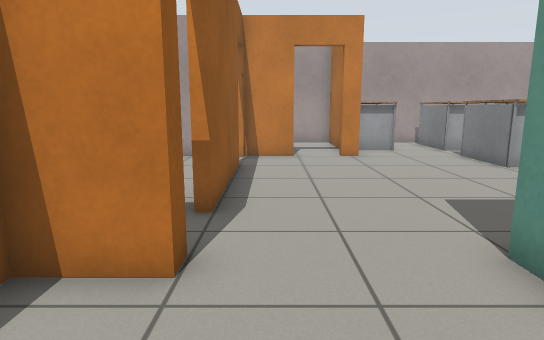
View 1 (above)

21 first-person views from a walk through a robot-simulator world made for Gazebo. The camera is 0.9 m above the floor, tilts 10° down and sees 75° across. The floor is counted in squares, 0.5 m on a side. Each view is taken from the middle of a square. On the plan, view 1 faces up. The plan holds only what a view shows up to about 17 squares ahead; the rest is blank. The place goes on beyond the plan. Simple patterns stand in for the simulator's built-in surfaces.

View 2
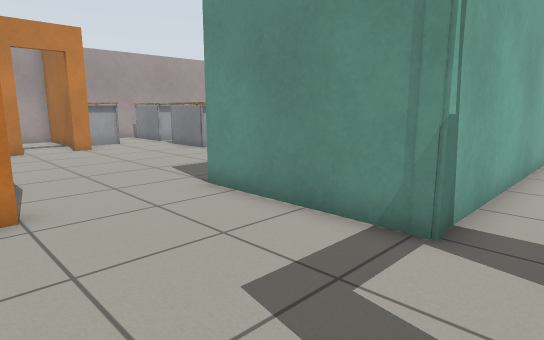

View 3
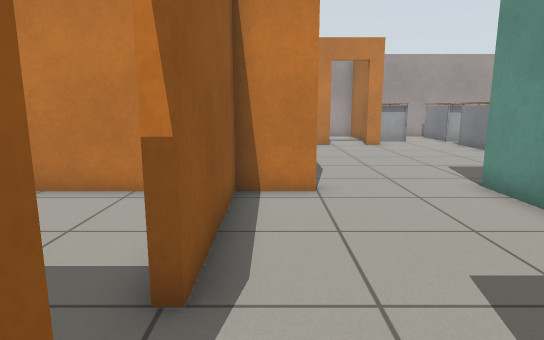

View 4
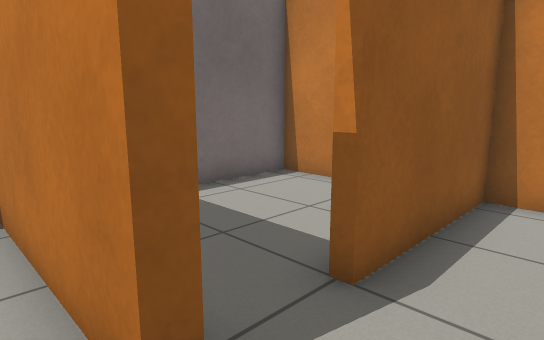

View 5
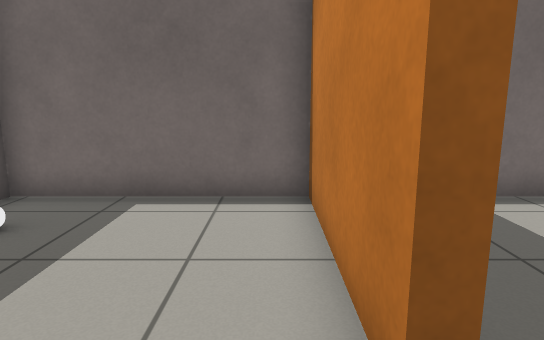

View 6
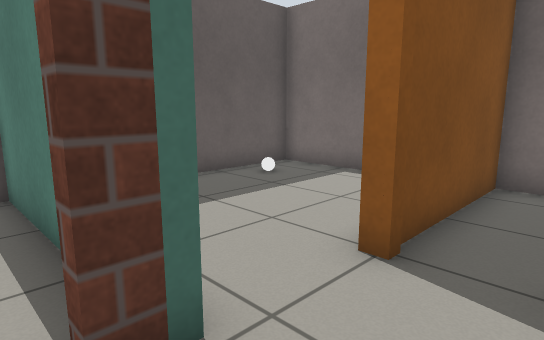

View 7
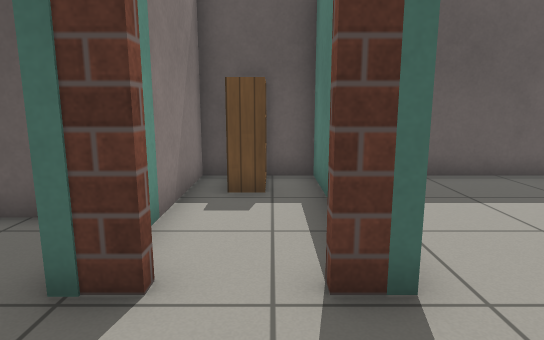

View 8
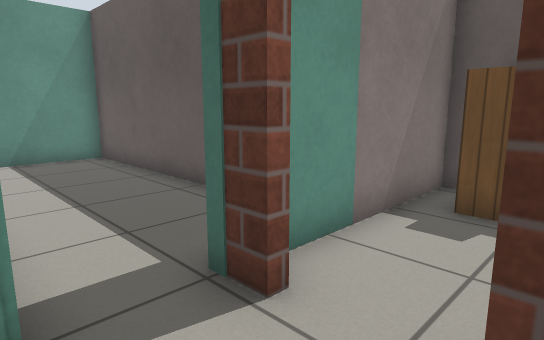

View 9
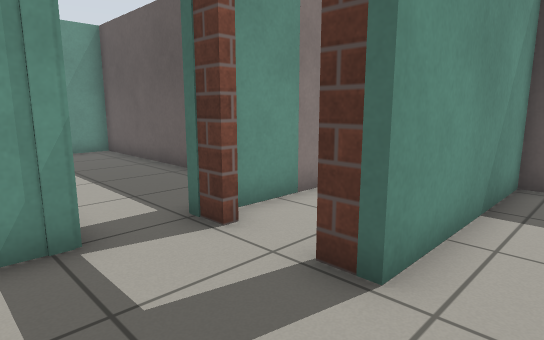

View 10
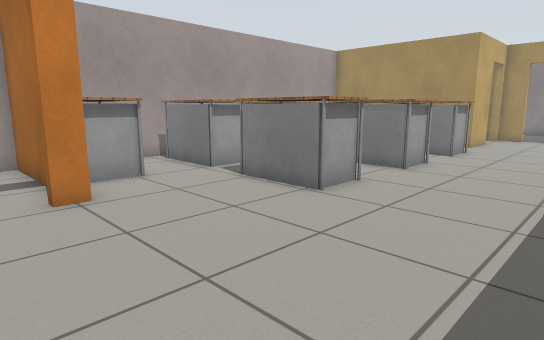

View 11
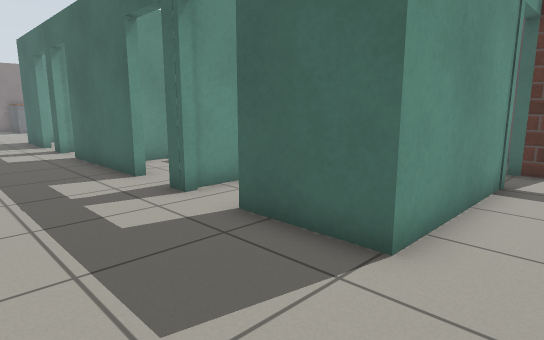

View 12
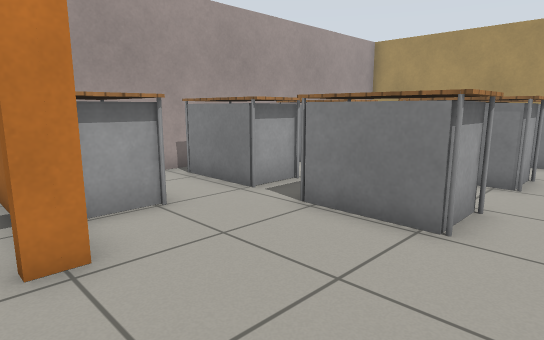

View 13
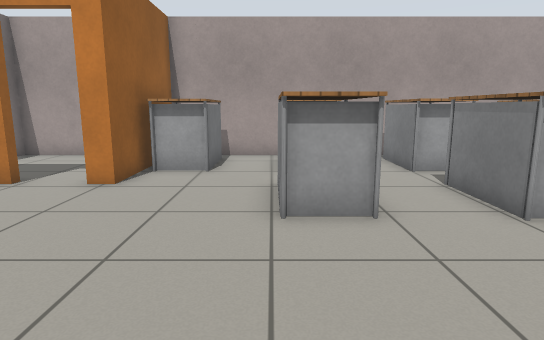

View 14
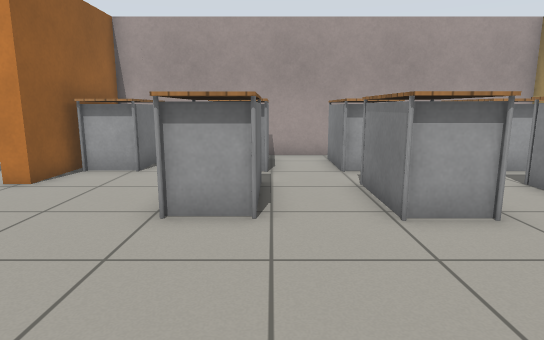

View 15
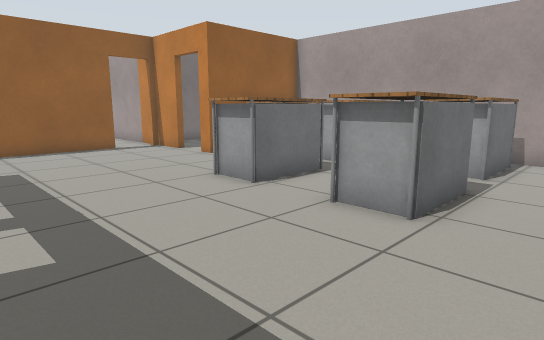

View 16
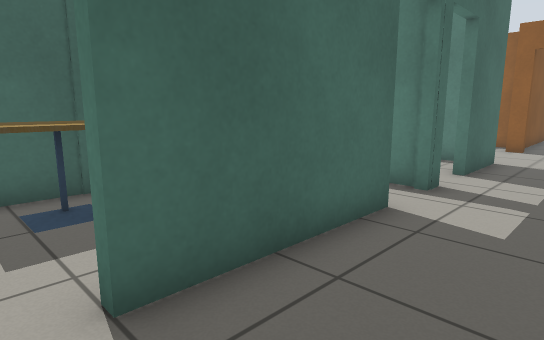

View 17
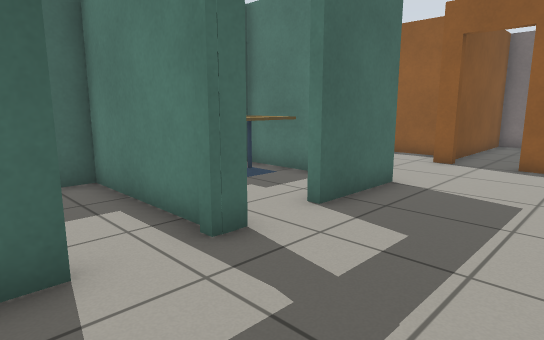

View 18
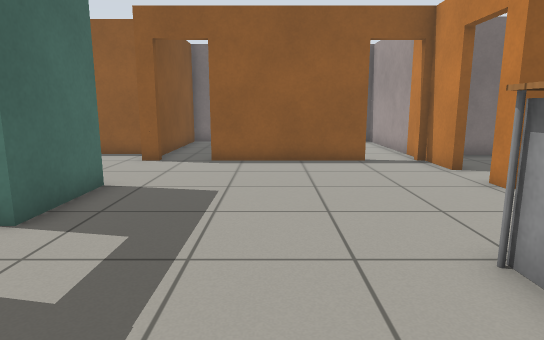

View 19
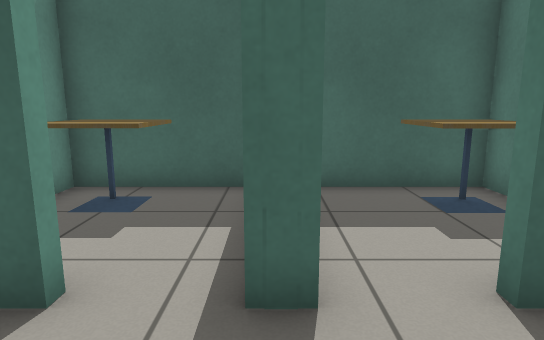

View 20
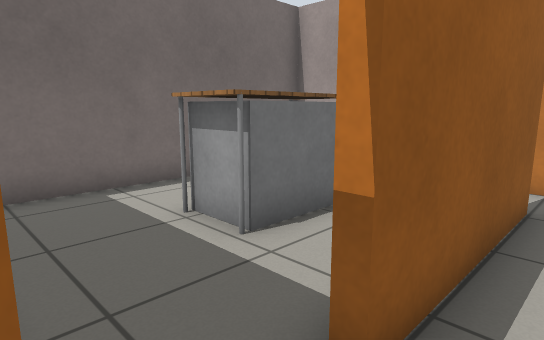

View 21
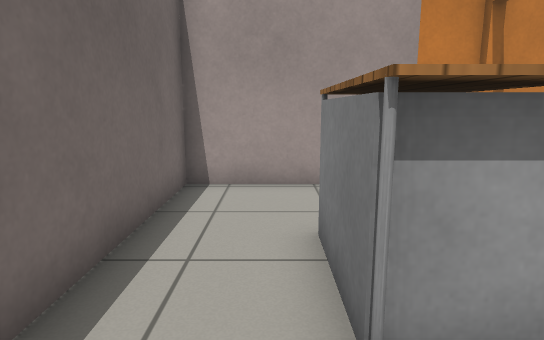

### Floor plan
Points are (right, up) in squares from view 1. A wall is a line through its corners. A room is listed if a view was taken in it or the views show most of it. See-through windows are left out.
Room 1 (views 1, 2, 6, 7, 8, 9)
walls: (2.9, -1.3) (2.9, 4.1); (-0.4, -3.2) (0.5, -3.2); (-1, 3.5) (-2.8, 3.5) (-2.8, -1.1); (2.1, -3.2) (3.2, -3.2); (-2.8, -2.9) (-2.8, -3.2)
ways out: opening at (-1.5, -3) to room 2; opening at (1, 4) to room 3; open door at (2.2, -2.8) to room 5; open door at (-3, -1.5) to room 6
Room 2 (views 3, 4, 5)
walls: (-2.8, -3.2) (-8, -3.2) (-8, -9.3) (-3.1, -9.3); (-0.9, -9.3) (-0.4, -9.3) (-0.4, -3.2)
ways out: opening at (-1.5, -3) to room 1
objects: other object (-6, -8)
Room 3 (views 10, 11, 12, 13, 14, 15, 16, 17, 18, 19, 20)
walls: (10, 4.1) (15, 4.1); (7.6, 4.1) (8.3, 4.1); (0.9, 13.3) (-1, 13.3); (2.9, 4.1) (5.9, 4.1); (-1, 11.3) (-1, 5.9); (16.5, 18.5) (3.3, 18.5) (3.3, 13.3) (2.6, 13.3); (-1, 4.3) (-1, 3.5)
ways out: opening at (1, 4) to room 1; open door at (-1, 5.5) to room 4; open door at (-1, 12.5) to room 4; open door at (9.5, 4) to room 7; open door at (6.5, 4) to room 8; open door at (1.7, 13.3); open door at (15.5, 4)
objects: table (4, 15) to (5, 18); grey box (5, 16) to (5, 17); table (7, 10) to (9, 13); table (7, 15) to (9, 18); table (11, 10) to (13, 13); table (11, 15) to (13, 18); grey box (11, 16) to (11, 17); table (15, 10) to (16, 13); other object (15, 15) to (16, 17)
Room 4 (view 21)
walls: (-1.3, 13.3) (-8, 13.3) (-8, 3.9) (-2.3, 3.9)
ways out: open door at (-1, 5.5) to room 3; open door at (-1, 12.5) to room 3
objects: table (-5, 7) to (-4, 10)
Room 5 (no view inside)
walls: (11.6, -1.3) (2.9, -1.3); (3.6, -5.7) (13.4, -5.7) (13.4, -2.6)
ways out: open door at (2.2, -2.8) to room 1
Room 6 (no view inside)
walls: (-4.8, 3.5) (-8, 3.5) (-8, 0.5); (-8, -2) (-8, -2.9) (-2.8, -2.9)
ways out: open door at (-3, -1.5) to room 1
Room 7 (no view inside)
walls: (12.5, 1.6) (12.5, 2.6); (8.1, 3.8) (8.1, -1) (12.5, -1) (12.5, -0.1)
ways out: open door at (9.5, 4) to room 3
objects: cafe table (10, 0) to (12, 1)
Room 8 (no view inside)
walls: (3.3, 3) (3.3, -1) (6.9, -1); (7.8, 2.4) (7.8, 3.8)
ways out: open door at (6.5, 4) to room 3
objects: cafe table (4, 0) to (5, 1)
Room 9 (no view inside)
walls: (-0.1, -5.9) (-0.1, -9.3); (2.9, -9.3) (2.9, -3.9)
objects: bookshelf (1, -9) to (2, -7)

Positions as (right, up) in squares from view 1, and headings:
1: (0, 0), facing up
2: (-2, -3), facing up-right
3: (-2, -4), facing up
4: (-1, -4), facing up-left
5: (-1, -4), facing left
6: (1, -1), facing down-left
7: (1, 0), facing down
8: (0, -1), facing down-right
9: (-2, 0), facing down-right
10: (1, 6), facing up-right
11: (1, 8), facing down-right
12: (2, 9), facing up-right
13: (7, 5), facing up
14: (9, 5), facing up
15: (15, 5), facing up-left
16: (16, 7), facing down-left
17: (11, 8), facing down-left
18: (11, 8), facing left
19: (8, 7), facing down
20: (0, 4), facing up-left
21: (-6, 5), facing up
